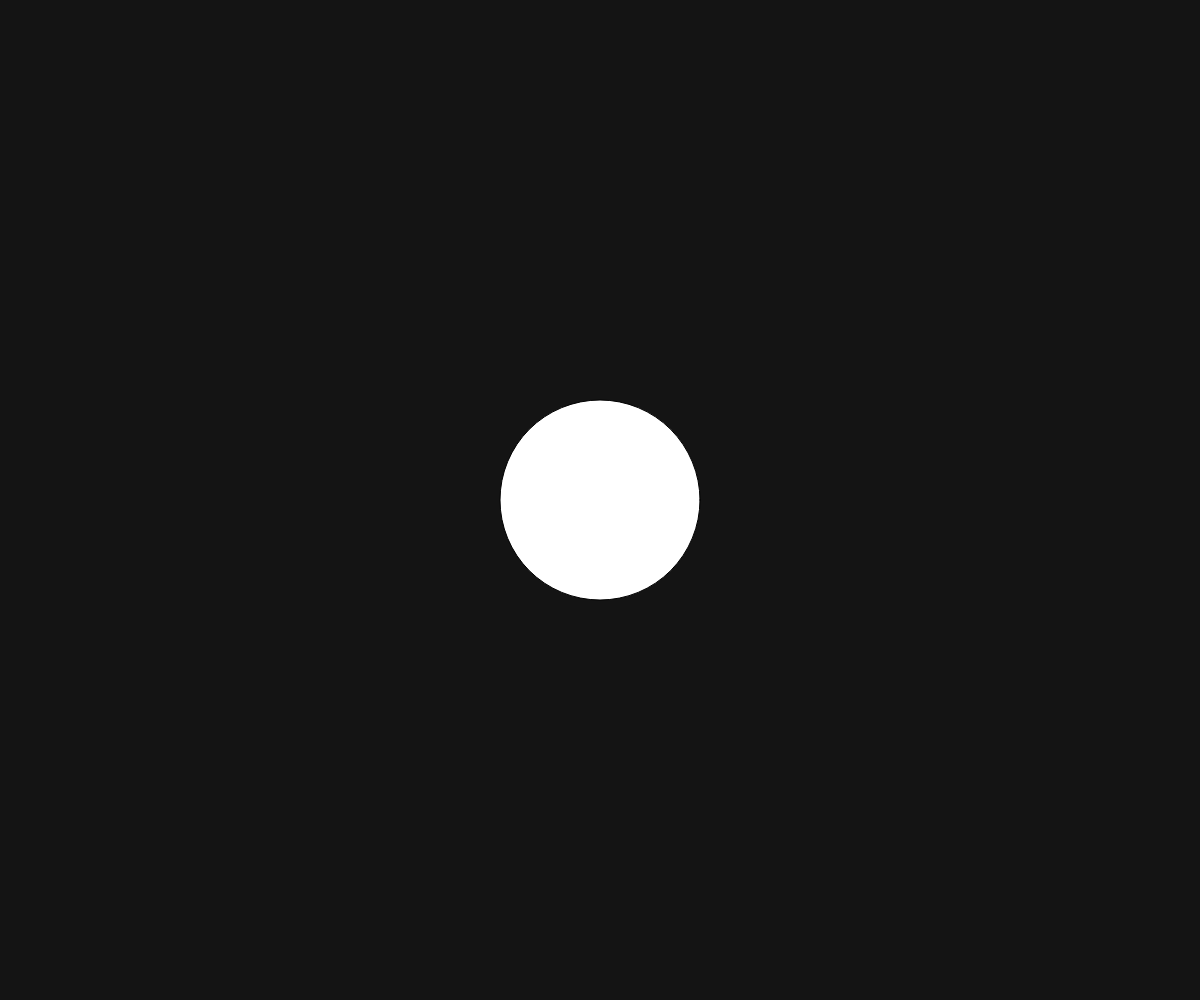
Frame 1 (no input)
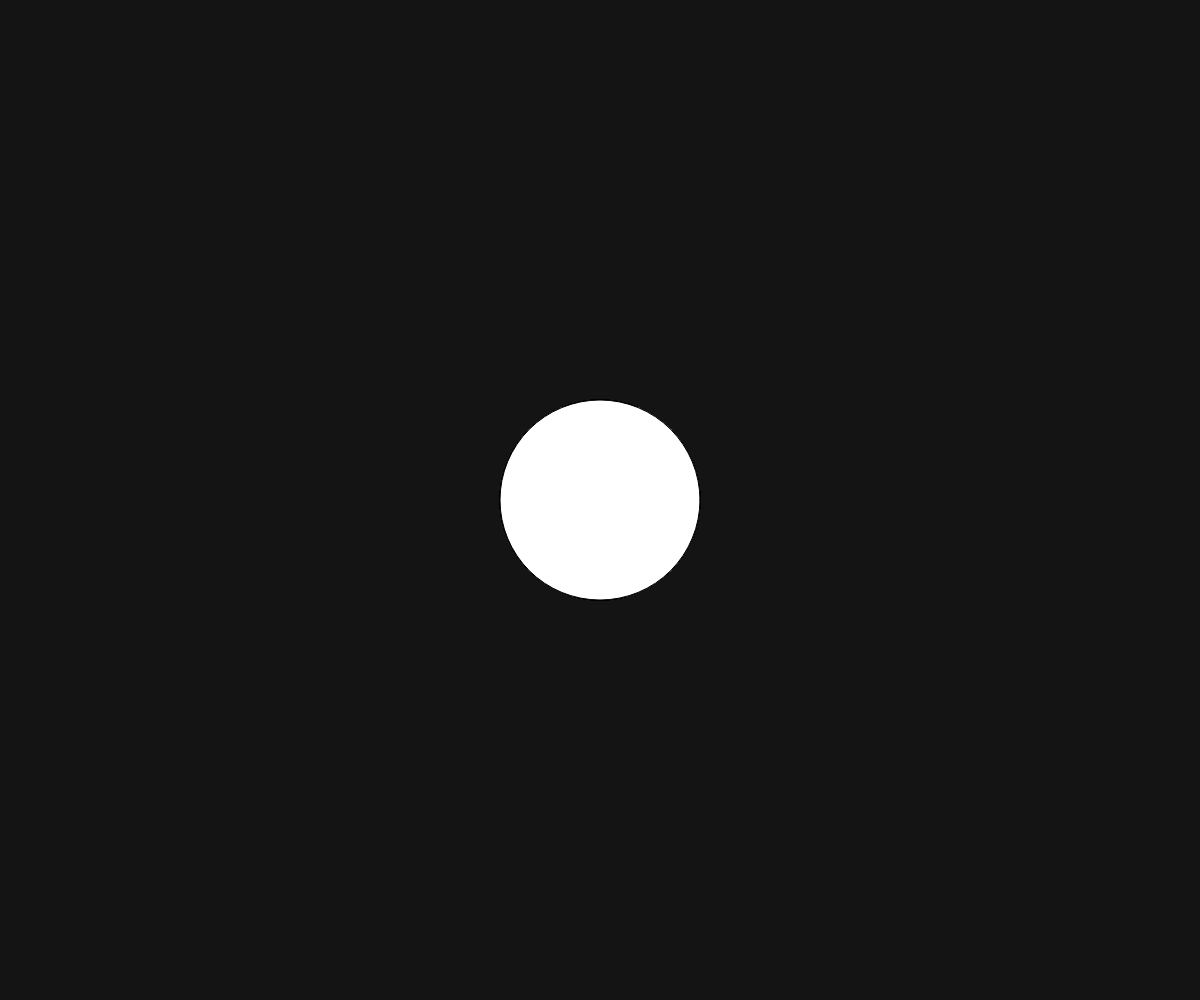
Frame 60 (no input)
Frame 120 (the mouse pressed at the canvas centre since frame 60): identical to frame 60, image omitted

The p5.js sketch that drew these frames (run headless with seeded random() and noise() and a simulated clock; from frame 60 on, the mouse is pressed at the canvas centre):

// p5.js sketch
// ── sketch.js
// TODO: global state variables

let cc;

function setup() {
  createCanvas(windowWidth, windowHeight);
  background(20);
  cc = 0;
  md = 200;
}

function draw() {
  //if (cc > 50) {
    //fill(200, 0, 200);
  //}
  let md = map(cc,0,10,200,10);
  //ellipse(width / 2, height / 2, 5*cc);
  ellipse(width / 2, height / 2, md);
}

function mouseReleased() {
  cc += 1;

  print(cc,md);
}
